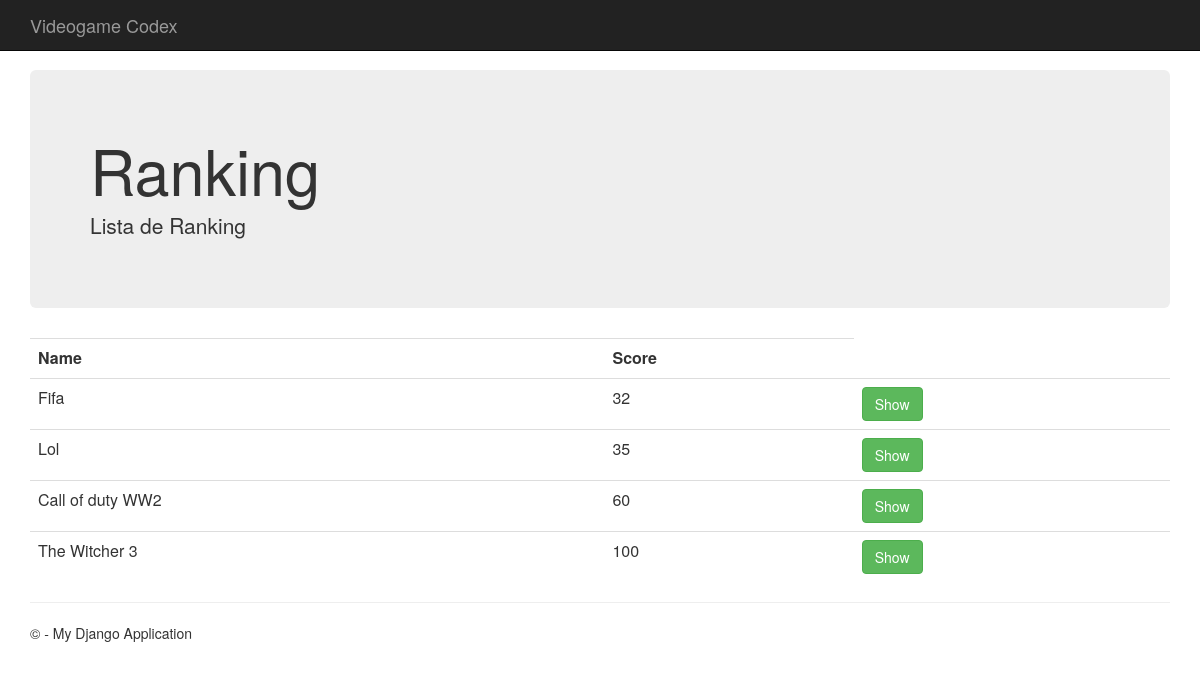
The page /ranking/ on the database its author committed.
### app/models.py (models this page shows)
class Videogames(models.Model):
    name = models.CharField(max_length=50)
    publisher = models.CharField(max_length=20)
    year = models.IntegerField()
    GENRE = (
        (0, "Action"),
        (1, "Adventure"),
        (2, "Strategy"),
        (3, "RPG"),
        (4, "Sport"),
        )
    genre = models.IntegerField(choices = GENRE)
    PLATAFORM = (
        (0, 'PC'),
        (1, 'PS4'),
        (2, 'XBOXONE'),
        )
    plataform = models.IntegerField(choices = PLATAFORM)
    score = models.IntegerField()
    online = models.BooleanField()
    pegi = models.IntegerField()

### app/views.py (the view)
# urls.py: url(r'^ranking\/{0,1}$', app.views.ranking),
def ranking(request):
        rankings = Videogames.objects.all().order_by('score')
        return render(
            request,
            'app/Ranking.html',
            {
                "rankings" : rankings,
            }
        )

### app/templates/app/Ranking.html
﻿{% extends "app/layout.html" %}
{% block content %}
<div class="jumbotron">
    <h1>Ranking</h1>
    <p class="lead">Lista de Ranking</p>
</div>
<table class="table">
    <tr>
        <th>Name</th>
        <th>Score</th>
    </tr>
    {% for game in rankings %}
    <tr>
        <td>{{game.name}}</td>
        <td>{{game.score}}</td>
        <td><a class="btn btn-success" href="/game/{{game.id}}">Show</a></td>
    </tr>
    {% endfor %}
</table>
{% endblock %}

### app/static/app/content/site.css (style rules this page uses)
body { padding-top: 50px; padding-bottom: 20px; }

### rows shown on the page
Videogames: name "Fifa", score "32"
Videogames: name "Lol", score "35"
Videogames: name "Call of duty WW2", score "60"
Videogames: name "The Witcher 3", score "100"
